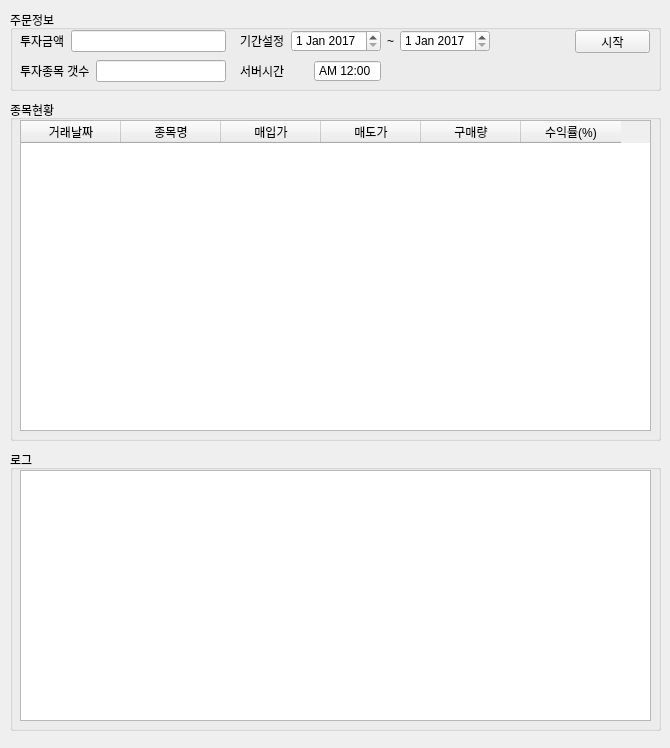
<?xml version="1.0" encoding="UTF-8"?>
<ui version="4.0">
 <class>MainWindow</class>
 <widget class="QMainWindow" name="MainWindow">
  <property name="windowModality">
   <enum>Qt::NonModal</enum>
  </property>
  <property name="geometry">
   <rect>
    <x>0</x>
    <y>0</y>
    <width>670</width>
    <height>748</height>
   </rect>
  </property>
  <property name="contextMenuPolicy">
   <enum>Qt::NoContextMenu</enum>
  </property>
  <property name="windowTitle">
   <string>B2503</string>
  </property>
  <property name="toolButtonStyle">
   <enum>Qt::ToolButtonTextOnly</enum>
  </property>
  <widget class="QWidget" name="centralwidget">
   <widget class="QGroupBox" name="groupBox">
    <property name="geometry">
     <rect>
      <x>10</x>
      <y>10</y>
      <width>651</width>
      <height>81</height>
     </rect>
    </property>
    <property name="title">
     <string>주문정보</string>
    </property>
    <widget class="QWidget" name="layoutWidget">
     <property name="geometry">
      <rect>
       <x>10</x>
       <y>50</y>
       <width>206</width>
       <height>22</height>
      </rect>
     </property>
     <layout class="QHBoxLayout" name="horizontalLayout_2">
      <item>
       <widget class="QLabel" name="label_2">
        <property name="text">
         <string>투자종목 갯수</string>
        </property>
       </widget>
      </item>
      <item>
       <widget class="QLineEdit" name="stockCount">
        <property name="inputMethodHints">
         <set>Qt::ImhDigitsOnly</set>
        </property>
       </widget>
      </item>
     </layout>
    </widget>
    <widget class="QWidget" name="layoutWidget_2">
     <property name="geometry">
      <rect>
       <x>230</x>
       <y>20</y>
       <width>251</width>
       <height>22</height>
      </rect>
     </property>
     <layout class="QHBoxLayout" name="horizontalLayout_3">
      <item>
       <widget class="QLabel" name="label_3">
        <property name="text">
         <string>기간설정</string>
        </property>
       </widget>
      </item>
      <item>
       <widget class="QDateEdit" name="startDate">
        <property name="inputMethodHints">
         <set>Qt::ImhDate|Qt::ImhPreferNumbers</set>
        </property>
        <property name="dateTime">
         <datetime>
          <hour>0</hour>
          <minute>0</minute>
          <second>0</second>
          <year>2017</year>
          <month>1</month>
          <day>1</day>
         </datetime>
        </property>
       </widget>
      </item>
      <item>
       <widget class="QLabel" name="label_4">
        <property name="contextMenuPolicy">
         <enum>Qt::NoContextMenu</enum>
        </property>
        <property name="text">
         <string>~</string>
        </property>
        <property name="alignment">
         <set>Qt::AlignCenter</set>
        </property>
       </widget>
      </item>
      <item>
       <widget class="QDateEdit" name="endDate">
        <property name="inputMethodHints">
         <set>Qt::ImhDate|Qt::ImhPreferNumbers</set>
        </property>
        <property name="dateTime">
         <datetime>
          <hour>0</hour>
          <minute>0</minute>
          <second>0</second>
          <year>2017</year>
          <month>1</month>
          <day>1</day>
         </datetime>
        </property>
       </widget>
      </item>
     </layout>
    </widget>
    <widget class="QPushButton" name="startBtn">
     <property name="geometry">
      <rect>
       <x>565</x>
       <y>20</y>
       <width>75</width>
       <height>23</height>
      </rect>
     </property>
     <property name="focusPolicy">
      <enum>Qt::NoFocus</enum>
     </property>
     <property name="contextMenuPolicy">
      <enum>Qt::NoContextMenu</enum>
     </property>
     <property name="layoutDirection">
      <enum>Qt::LeftToRight</enum>
     </property>
     <property name="text">
      <string>시작</string>
     </property>
     <property name="autoDefault">
      <bool>true</bool>
     </property>
     <property name="default">
      <bool>false</bool>
     </property>
     <property name="flat">
      <bool>false</bool>
     </property>
    </widget>
    <widget class="QWidget" name="layoutWidget_3">
     <property name="geometry">
      <rect>
       <x>230</x>
       <y>50</y>
       <width>141</width>
       <height>22</height>
      </rect>
     </property>
     <layout class="QHBoxLayout" name="horizontalLayout_4">
      <item>
       <widget class="QLabel" name="label_5">
        <property name="text">
         <string>서버시간</string>
        </property>
       </widget>
      </item>
      <item>
       <widget class="QTimeEdit" name="serverTime">
        <property name="inputMethodHints">
         <set>Qt::ImhPreferNumbers|Qt::ImhTime</set>
        </property>
        <property name="buttonSymbols">
         <enum>QAbstractSpinBox::NoButtons</enum>
        </property>
        <property name="displayFormat">
         <string notr="true">AP h:mm</string>
        </property>
       </widget>
      </item>
     </layout>
    </widget>
    <widget class="QWidget" name="layoutWidget">
     <property name="geometry">
      <rect>
       <x>10</x>
       <y>20</y>
       <width>206</width>
       <height>22</height>
      </rect>
     </property>
     <layout class="QHBoxLayout" name="horizontalLayout">
      <item>
       <widget class="QLabel" name="label">
        <property name="text">
         <string>투자금액</string>
        </property>
       </widget>
      </item>
      <item>
       <widget class="QLineEdit" name="investMoney">
        <property name="inputMethodHints">
         <set>Qt::ImhDigitsOnly</set>
        </property>
       </widget>
      </item>
     </layout>
    </widget>
   </widget>
   <widget class="QGroupBox" name="groupBox_2">
    <property name="geometry">
     <rect>
      <x>10</x>
      <y>100</y>
      <width>651</width>
      <height>341</height>
     </rect>
    </property>
    <property name="layoutDirection">
     <enum>Qt::LeftToRight</enum>
    </property>
    <property name="title">
     <string>종목현황</string>
    </property>
    <widget class="QTableWidget" name="stockTable">
     <property name="geometry">
      <rect>
       <x>10</x>
       <y>20</y>
       <width>631</width>
       <height>311</height>
      </rect>
     </property>
     <column>
      <property name="text">
       <string>거래날짜</string>
      </property>
     </column>
     <column>
      <property name="text">
       <string>종목명</string>
      </property>
     </column>
     <column>
      <property name="text">
       <string>매입가</string>
      </property>
     </column>
     <column>
      <property name="text">
       <string>매도가</string>
      </property>
     </column>
     <column>
      <property name="text">
       <string>구매량</string>
      </property>
     </column>
     <column>
      <property name="text">
       <string>수익률(%)</string>
      </property>
     </column>
    </widget>
   </widget>
   <widget class="QGroupBox" name="groupBox_3">
    <property name="geometry">
     <rect>
      <x>10</x>
      <y>450</y>
      <width>651</width>
      <height>281</height>
     </rect>
    </property>
    <property name="title">
     <string>로그</string>
    </property>
    <widget class="QTextEdit" name="logText">
     <property name="geometry">
      <rect>
       <x>10</x>
       <y>20</y>
       <width>631</width>
       <height>251</height>
      </rect>
     </property>
     <property name="readOnly">
      <bool>true</bool>
     </property>
    </widget>
   </widget>
  </widget>
 </widget>
 <resources/>
 <connections/>
</ui>
